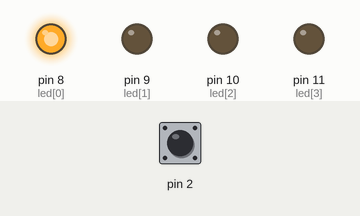
Recording of a sketch running on a simulated Arduino Uno, built with avr-gcc and run on an emulated ATmega328P. On the bench: output pins drawn as LEDs (lit = HIGH). Dashed ring = blinking. The inputs (shaded band) are chosen by the test bench; at power-on: pin 2 LOW.

Above: at 0.1 s.
1.3 s: pin 2 pulsed HIGH 2 times (0.12 s each, 0.3 s apart)
At 2.4 s:
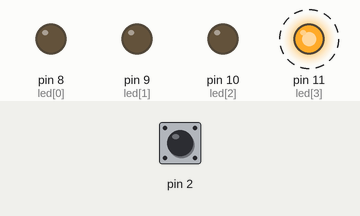
4.3 s: pin 2 driven HIGH
At 5.5 s:
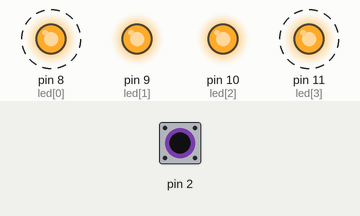
Timing chart, 0 to 13.3 s (numbered marks = the images above; inputs shaded):
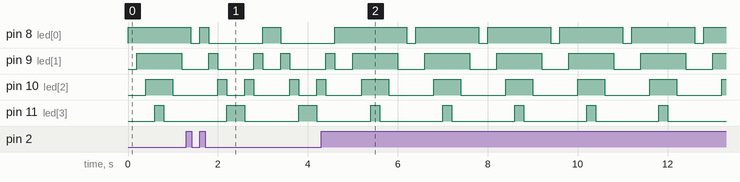

The sketch:

InterrupcionesExternasArduino.ino
```cpp
/* AUTOR: CREATIVIDAD CODIFICADADA
 *  www.creatividadcodificada.com
 *  NOMBRE DEL PROYECTO: JUEGO DE LUCES CON 4 LEDS
*/
// variable global volatil para cambiar el efecto de luces
volatile int efectoLed = 0;
// matriz o array para controlar todos los led
// de mejor forma
int led[4] = {8,9,10,11};
void setup() {
// Inicamos nuestro pines de salida y que esten apagados
  for(int i = 0; i<=3; i++)
  {
    // Iniciamos todos los pines 8,9,10,11 como salidas
    pinMode(led[i],OUTPUT);
    //Iniciamos todos los led apagados
    digitalWrite(led[i], LOW);
    }
    //Activamos nuestra interrupcion
    attachInterrupt(digitalPinToInterrupt(2),cambioEfecto,RISING);
  }

void loop() {
  switch(efectoLed)
  {
    //Primer efecto - Secuencia de Led
    case 0:
          for(int j=0;j<=3; j++)
          {
            //Encendemos los led
            digitalWrite(led[j],HIGH);
            delay(200);
            }
           for(int j=3;j>=0; j--)
          {
            //Apagamos lo led
            digitalWrite(led[j],LOW);
            delay(200);
            }
            break;
      //Segundo Efecto - Enciende y apaga todos los led
      case 1:
            for(int j=0;j<=3; j++)digitalWrite(led[j],HIGH);
            delay(200);
            for(int j=0;j<=3;j++)digitalWrite(led[j],LOW);
            delay(200);
            break;
        //Tercer efecto - Auto fantastico
        case 2:
              for(int i=0;i<=3;i++)
              {
                // Enciende un led
                digitalWrite(led[i],HIGH);
                if(i>0)
                {
                  //Apaga el Led anterior
                  digitalWrite(led[i-1],LOW);
                  }
                delay(200);
                }
              for(int i=3;i>=0;i--)
              {
                digitalWrite(led[i],HIGH);
                if(i<3)
                {
                  digitalWrite(led[i+1],LOW);
                  }
                delay(200);
                }
               break;
      default:
              for(int k = 0; k<=3; k++)digitalWrite(led[k], LOW);
              break;
    }
}
// Nuestra Funcion ISR
void cambioEfecto()
{
  efectoLed++;
  if(efectoLed >2) efectoLed=0;
  }
```

Measured:
- by itself, pin 8 (led[0]): alternates HIGH for 1.4 s and LOW for 0.20 s
- by itself, pin 10 (led[2]): repeats every 1.6 s: HIGH 0.60 s, LOW 1.0 s
- by itself, pin 11 (led[3]): alternates HIGH for 0.20 s and LOW for 1.4 s
